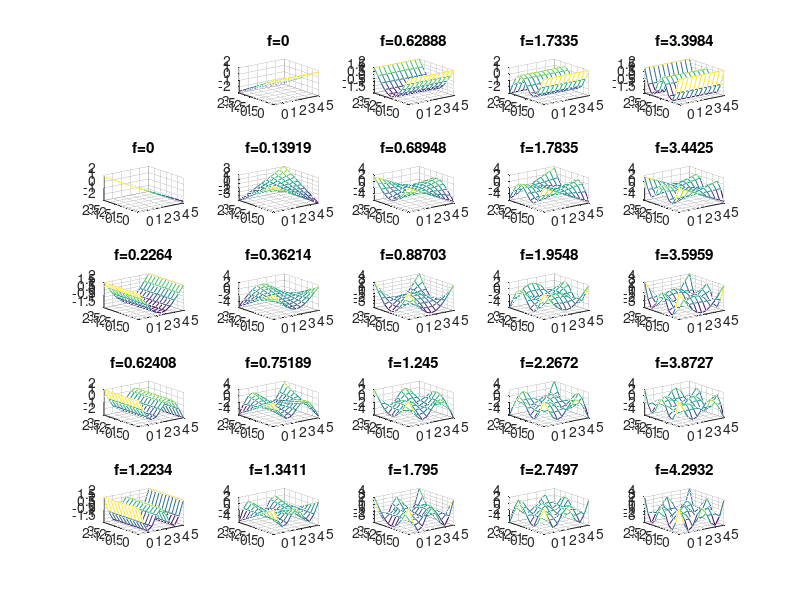

Source code (MATLAB):
% PROGRAM: Calculate the vibration modes of a rectangular plate
% with free-free boundary conditions by the Ritz method
% AUTHOR: Li Yukun @HIT
% DATE: 2017/4/18
%
% w{m,n}         Vibration shape functions with m*n orders
%
% omega(m,n)     Natural frequencies with m*n orders

%% Input
a = 5; % Length
b = 3; % Width
m = 5; % order x
n = 5; % order y

E = 210e9; % Young's modulus
v = 0.343; % Poisson's ratio
h = 0.001; % Thickness
rho = 7.85e3; % Density

D = E * h^3 / 12 / (1 - v^2);

%% Natural frequency
% $\alpha_m a$
alphaa(1) = 0;
alphaa(2) = 0;
alphaa(3) =  4.73004;
alphaa(4) =  7.85320;
alphaa(5) =  10.9956;
if m >= 6
    for i = 6 : m
        alphaa(i) = (2*i - 3) * pi / 2;
    end
end

% $\alpha_n b$
alphab(1) = 0;
alphab(2) = 0;
alphab(3) =  4.73004;
alphab(4) =  7.85320;
alphab(5) =  10.9956;
if n >= 6
    for i = 6 : n
        alphab(i) = (2*i - 3) * pi / 2;
    end
end

% $E_{mm}$
EE(1) = 0;
EE(2) = 0;
EE(3) = -12.3062;
EE(4) = -46.0501;
EE(5) = -98.9048;
if m >= 6
    for i = 6 : m
        EE(i) = -(i - 3/2) * pi * ( (i - 3/2) * pi - 2 );
    end
end

% $F_{nn}$
F(1) = 0;
F(2) = 0;
F(3) = -12.3062;
F(4) = -46.0501;
F(5) = -98.9048;
if n >= 6
    for i = 6 : n
        F(i) = -(i - 3/2) * pi * ( (i - 3/2) * pi - 2 );
    end
end

% $H_{mm}$
H(1) = 0;
H(2) = 12.0000;
H(3) = 49.4808;
H(4) = 108.925;
H(5) = 186.867;
if m >= 6
    for i = 6 : m
        H(i) = (i - 3/2) * pi * ( (i - 3/2) * pi + 6 );
    end
end

% $K_{nn}$
K(1) = 0;
K(2) = 12.0000;
K(3) = 49.4808;
K(4) = 108.925;
K(5) = 186.867;
if n >= 6
    for i = 6 : n
        K(i) = (i - 3/2) * pi * ( (i - 3/2) * pi + 6 );
    end
end

for i = 1:m
    for j = 1:n
        lambda2(i,j) = sqrt(alphaa(i)^4 * (b/a)^4 + 2 * ( v*EE(i)*F(j) + (1-v)*H(i)*K(j) ) * (b/a)^4 + alphab(j)^4);
        omega(i,j) = lambda2(i,j) / b^2 * sqrt(D/rho/h);
    end
end


%% Vibration mode
x=0:a/10:a;
y=0:b/10:b;
[x,y]=meshgrid(x,y);

if m >= 3
    for i = 3 : m
        C(i) = ( cosh(alphaa(i)) - cos(alphaa(i)) ) / ( sinh(alphaa(i)) - sin(alphaa(i)) );
    end
end

X{1} = 1;
X{2} = sqrt(3) * (1 - 2*x/a);
for i = 3:m
    X{i} = (cosh(alphaa(i)*x/a) + cos(alphaa(i)*x/a)) - C(i) * (sinh(alphaa(i)*x/a) + sin(alphaa(i)*x/a));
end

if n >= 3
    for i = 3 : n
        C(i) = ( cosh(alphab(i)) - cos(alphab(i)) ) / ( sinh(alphab(i)) - sin(alphab(i)) );
    end
end

Y{1} = 1;
Y{2} = sqrt(3) * (1 - 2*y/b);
for i = 3:n
    Y{i} = (cosh(alphab(i)*y/b) + cos(alphab(i)*y/b)) - C(i) * (sinh(alphab(i)*y/b) + sin(alphab(i)*y/b));
end

for i = 1:m
    for j = 1:n
        w{i,j} = X{i} .* Y{j};
    end
end


%% plot
for k = 2 : m*n
    i = ceil(k/n);
    j = mod(k,n);
    if j == 0
        j = n;
    end
    subplot(m,n,k);
    mesh(x,y,w{i, j});
    title(['f=',num2str(omega(i,j)/2/pi)]);
end
